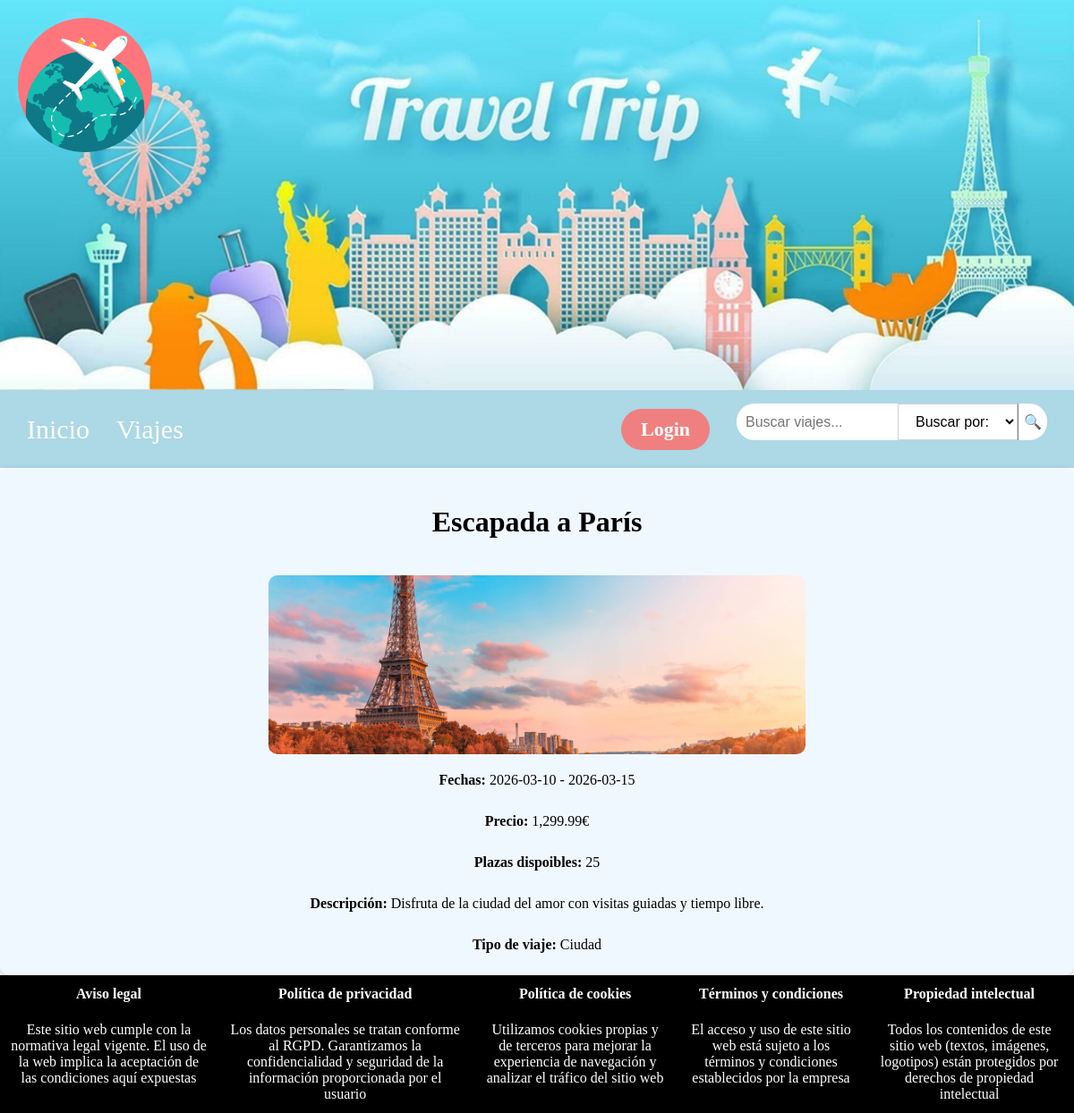
Page /app/public/detalle_viaje.php?id_viaje=1 on the committed database.
### tables this page shows
CREATE TABLE viajes (
	id_viaje INT AUTO_INCREMENT PRIMARY KEY,
	titulo VARCHAR(100) NOT NULL,
	descripcion TEXT NOT NULL,
	fecha_inicio DATE NOT NULL,
	fecha_fin DATE NOT NULL,
	precio DECIMAL(10, 2) NOT NULL,
	destacado boolean NOT NULL,
	tipo_de_viaje VARCHAR(50) NOT NULL,
	plazas INT NOT NULL,
	imagen VARCHAR(255) NOT NULL
);

### app/public/detalle_viaje.php (the view, shortened to what this page needs)
<?php include "../clases/conexion.php"; ?>
<?php
try {
    $stmt = $conn->prepare("SELECT * FROM viajes WHERE id_viaje = ?");
    $id = intval($_GET["id_viaje"]);
    $stmt->execute([$id]);
    $viaje = $stmt->fetch(PDO::FETCH_ASSOC);
} catch (PDOException $e) {
    die("Error de conexión: " . $e->getMessage());
}
?>
<html>
    <head>
    </head>
    <body>
        <?php include "../vistas/header.php"; ?>
        <main>
            <div class="travel">
                <h1><?= ($viaje["titulo"]) ?></h1>
                <img class="detalle-img" src="../assets/imagenes/<?= ($viaje["imagen"]) ?>">
                <p><strong>Fechas:</strong> <?= ($viaje["fecha_inicio"]) ?> - <?= ($viaje["fecha_fin"]) ?></p>
                <br>
                <p><strong>Precio:</strong> <?= number_format($viaje["precio"], 2) ?>€</p>
                <br>
                <p><strong>Plazas dispoibles:</strong> <?= ($viaje["plazas"]) ?></p>
                <br>
                <p><strong>Descripción:</strong> <?= ($viaje["descripcion"]) ?></p>
                <br>
                <p><strong>Tipo de viaje:</strong> <?= ($viaje["tipo_de_viaje"]) ?></p>
            </div>
        </main>
        <?php include "../vistas/footer.php"; ?>
    </body>
</html>

### app/assets/css/styles.php (style rules this page uses)
html, body { margin:0; height: 100%; display: flex; flex-direction: column; background-color: white; }
main { flex: 1; }
.travel { background-color: #f0f8ff; padding: 20px; border-radius: 10px; text-align: center; box-shadow: 0 4px 10px rgba(0,0,0,0.2); display: flex; flex-direction: column; align-items: center; text-decoration: none; color: inherit; transition: transform 0.2s, box-shadow 0.2s; }
.travel img { width: 100%; height: 200px; object-fit: cover; border-radius: 10px; margin-bottom: 15px; }
.travel p { margin: 5px 0; }
.detalle-img { max-width: 600px; width: 100%; height: auto; object-fit: cover; border-radius: 10px; display: block; margin: 20px auto; }

### rows in the picture
viajes: titulo "Escapada a París", imagen (picture), fecha_inicio "2026-03-10", fecha_fin "2026-03-15", precio "1,299.99", plazas "25", descripcion "Disfruta de la ciudad del amor con visitas guiadas y tiempo libre.", tipo_de_viaje "Ciudad"
